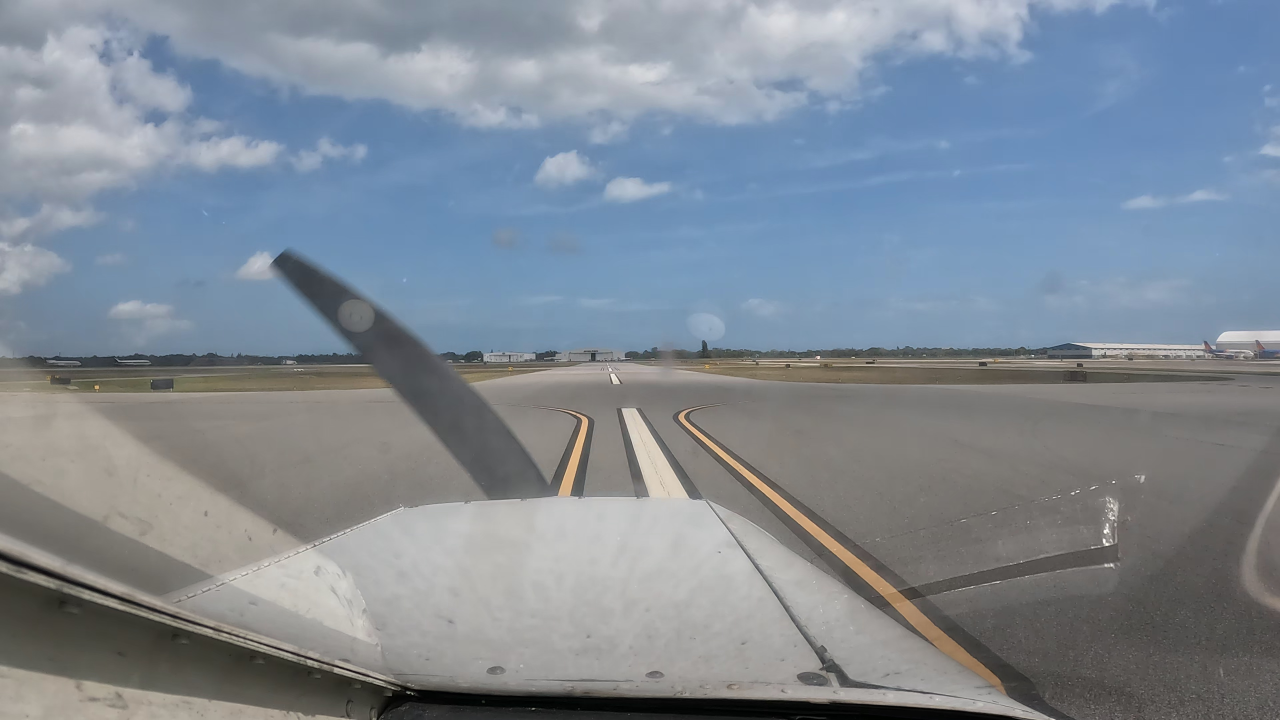
#> input picture data/Raw_Data/vidd_1/00005.jpg, 3840 x 2160 px (shown at 1/3 size); its folder holds only this picture in this run
$ python gmm_roi.py
#> lines starting #> are read from the running program, lines starting #| are printed output that depends on the picture; after the words box and inside, x2 and y2 are one past the last pixel; in counts of white or black regions, pixels touching at a corner belong together

from pathlib import Path
import json
import time

import cv2
import numpy as np
from sklearn.mixture import GaussianMixture


# ==========================================
# CONFIGURATION
# ==========================================

INPUT_ROOT = Path("data/Raw_Data")
OUTPUT_ROOT = Path("outputs/gmm")

VIDEOS = ["vidd_1", "vidd_2", "vidd_3"]

MAX_DIM = 960

N_COMPONENTS = 5
TRAIN_SAMPLES = 15000
RANDOM_STATE = 42

YELLOW_LOWER = np.array([10, 45, 70], dtype=np.uint8)
YELLOW_UPPER = np.array([45, 255, 255], dtype=np.uint8)

MIN_CLUSTER_YELLOW_SCORE = 0.02


# ==========================================
# IMAGE RESIZING
# ==========================================

def resize_image(image):
    height, width = image.shape[:2]

    scale = min(1.0, MAX_DIM / max(width, height))

    new_width = max(1, int(round(width * scale)))
    new_height = max(1, int(round(height * scale)))

    return cv2.resize(
        image,
        (new_width, new_height),
        interpolation=cv2.INTER_AREA
    )


# ==========================================
# GMM SEGMENTATION
# ==========================================

def create_gmm_mask(image):
    height, width = image.shape[:2]

    # Convert BGR image to LAB color space.
    lab = cv2.cvtColor(image, cv2.COLOR_BGR2LAB)

    # Normalized float64 values improve numerical stability.
    pixels = lab.reshape(-1, 3).astype(np.float64) / 255.0

    rng = np.random.default_rng(RANDOM_STATE)

    sample_count = min(TRAIN_SAMPLES, len(pixels))

    indices = rng.choice(
        len(pixels),
        size=sample_count,
        replace=False
    )

    training_pixels = pixels[indices]

    # Stable GMM configuration.
    gmm = GaussianMixture(
        n_components=N_COMPONENTS,
        covariance_type="diag",
        max_iter=100,
        reg_covar=1e-3,
        random_state=RANDOM_STATE,
        n_init=3,
        init_params="kmeans"
    )

    gmm.fit(training_pixels)

    # Predict labels in chunks to reduce peak RAM usage.
    labels = np.empty(len(pixels), dtype=np.uint8)

    chunk_size = 50000

    for start in range(0, len(pixels), chunk_size):
        end = min(start + chunk_size, len(pixels))

        labels[start:end] = gmm.predict(
            pixels[start:end]
        ).astype(np.uint8)

    labels = labels.reshape(height, width)

    # Create HSV-based yellow reference.
    hsv = cv2.cvtColor(image, cv2.COLOR_BGR2HSV)

    yellow_mask = cv2.inRange(
        hsv,
        YELLOW_LOWER,
        YELLOW_UPPER
    )

    # Exclude the upper 45% of the image.
    yellow_mask[:int(height * 0.45), :] = 0

    # Find the GMM cluster with the highest yellow proportion.
    best_cluster = None
    best_score = -1.0

    for cluster_id in range(N_COMPONENTS):
        cluster_pixels = labels == cluster_id

        total_pixels = int(np.count_nonzero(cluster_pixels))

        if total_pixels == 0:
            continue

        yellow_pixels = int(
            np.count_nonzero(
                cluster_pixels & (yellow_mask > 0)
            )
        )

        score = yellow_pixels / total_pixels

        if score > best_score:
            best_score = score
            best_cluster = cluster_id

    if (
        best_cluster is None
        or best_score < MIN_CLUSTER_YELLOW_SCORE
    ):
        raise RuntimeError(
            "No reliable yellow GMM cluster found. "
            f"Best yellow score: {best_score:.4f}"
        )

    # Retain pixels belonging to the selected cluster
    # that also satisfy the yellow reference threshold.
    final_mask = np.where(
        (labels == best_cluster) & (yellow_mask > 0),
        255,
        0
    ).astype(np.uint8)

    # Remove isolated noise.
    kernel = np.ones((3, 3), dtype=np.uint8)

    final_mask = cv2.morphologyEx(
        final_mask,
        cv2.MORPH_OPEN,
        kernel
    )

    print(
        f"  Best GMM cluster: {best_cluster}, "
        f"yellow score: {best_score:.4f}, "
        f"mask pixels: {cv2.countNonZero(final_mask)}"
    )

    return final_mask


# ==========================================
# CONVERT MASK TO TRAPEZOIDAL ROI
# ==========================================

def mask_to_roi(mask, original_width, original_height):
    height, width = mask.shape[:2]

    ys, xs = np.where(mask > 0)

    if len(xs) < 30:
        raise RuntimeError(
            "Not enough yellow pixels to estimate ROI."
        )

    # Robust bounds of detected pixels.
    x_min = float(np.percentile(xs, 5))
    x_max = float(np.percentile(xs, 95))

    y_min = float(np.percentile(ys, 5))
    y_max = float(np.percentile(ys, 95))

    # Expand ROI to include surrounding taxiway.
    x_margin = 0.12 * width
    y_margin = 0.20 * height

    left = max(0.0, x_min - x_margin)
    right = min(width - 1.0, x_max + x_margin)

    top = max(height * 0.45, y_min - y_margin)
    bottom = min(height - 1.0, y_max + y_margin)

    # Minimum ROI width and height.
    min_width = 0.08 * width
    min_height = 0.20 * height

    if right - left < min_width:
        center_x = (left + right) / 2.0

        left = max(0.0, center_x - min_width / 2.0)
        right = min(width - 1.0, center_x + min_width / 2.0)

    if bottom - top < min_height:
        center_y = (top + bottom) / 2.0

        top = max(
            height * 0.45,
            center_y - min_height / 2.0
        )

        bottom = min(
            height - 1.0,
            top + min_height
        )

        top = max(
            height * 0.45,
            bottom - min_height
        )

    if right <= left or bottom <= top:
        raise RuntimeError("Invalid ROI geometry.")

    # Make the top of the trapezoid narrower.
    top_inset = 0.15 * (right - left)

    roi = np.array(
        [
            [left, bottom],                # Bottom-left
            [left + top_inset, top],       # Top-left
            [right - top_inset, top],      # Top-right
            [right, bottom]               # Bottom-right
        ],
        dtype=np.float32
    )

    # Convert back to original image coordinates.
    roi[:, 0] *= original_width / width
    roi[:, 1] *= original_height / height

    return roi


# ==========================================
# SAVE ROI PREVIEW
# ==========================================

def save_preview(image, roi, output_path):
    preview = image.copy()

    polygon = np.round(roi).astype(np.int32)

    cv2.polylines(
        preview,
        [polygon],
        isClosed=True,
        color=(0, 0, 255),
        thickness=5
    )

    for index, point in enumerate(polygon):
        x, y = map(int, point)

        cv2.circle(
            preview,
            (x, y),
            10,
            (0, 255, 0),
            -1
        )

        cv2.putText(
            preview,
            str(index),
            (x + 10, y - 10),
            cv2.FONT_HERSHEY_SIMPLEX,
            1.0,
            (255, 255, 255),
            2
        )

    if not cv2.imwrite(str(output_path), preview):
        raise RuntimeError(
            f"Could not save preview: {output_path}"
        )


# ==========================================
# PROCESS FIRST FRAME
# ==========================================

def process_video(video):
    video_dir = INPUT_ROOT / video

    frames = sorted(video_dir.glob("*.jpg"))

    if not frames:
        raise FileNotFoundError(
            f"No JPG frames found in {video_dir}"
        )

    first_frame_path = frames[0]

    image = cv2.imread(str(first_frame_path))

    if image is None:
        raise RuntimeError(
            f"Cannot read image: {first_frame_path}"
        )

    original_height, original_width = image.shape[:2]

    print(f"\nProcessing: {video}")
    print(f"First frame: {first_frame_path.name}")
    print(
        f"Resolution: {original_width} x {original_height}"
    )

    start_time = time.perf_counter()

    resized = resize_image(image)

    mask = create_gmm_mask(resized)

    roi = mask_to_roi(
        mask,
        original_width,
        original_height
    )

    inference_seconds = time.perf_counter() - start_time

    roi_path = OUTPUT_ROOT / f"{video}_roi.txt"
    mask_path = OUTPUT_ROOT / f"{video}_mask.jpg"
    preview_path = OUTPUT_ROOT / f"{video}_preview.jpg"

    # Save ROI in the exact format required by
    # your existing run_saved_roi.py:
    # 4 rows, 2 columns: BL, TL, TR, BR.
    np.savetxt(
        roi_path,
        roi,
        fmt="%.2f"
    )

    if not cv2.imwrite(str(mask_path), mask):
        raise RuntimeError(
            f"Could not save mask: {mask_path}"
        )

    save_preview(
        image,
        roi,
        preview_path
    )

    print("ROI points [BL, TL, TR, BR]:")
    print(roi)

    print(
        f"GMM inference time: "
        f"{inference_seconds:.3f} seconds"
    )

    print(f"Saved ROI: {roi_path}")
    print(f"Saved mask: {mask_path}")
    print(f"Saved preview: {preview_path}")

    return {
        "video": video,
        "status": "success",
        "first_frame": first_frame_path.name,
        "image_width": original_width,
        "image_height": original_height,
        "inference_seconds": round(
            inference_seconds, 4
        ),
        "roi_points": roi.tolist()
    }


# ==========================================
# MAIN
# ==========================================

def main():
    OUTPUT_ROOT.mkdir(
        parents=True,
        exist_ok=True
    )

    results = []

    for video in VIDEOS:
        try:
            result = process_video(video)
#> in process_video, image is the input picture: shape (2160, 3840, 3); mean B, G, R 148.9, 137.9, 128.1
#| Resolution: 3840 x 2160
#> in resize_image, `return cv2.resize( image, (new_width, new_height), interpolation=cv2.I..`:
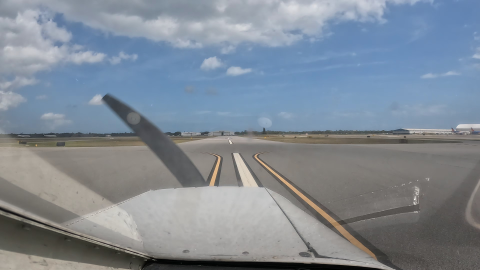
#> returned value: shape (540, 960, 3) (shown at 1/2 size); mean of channels 0, 1, 2 148.9, 137.9, 128.1; drawn as B, G, R
#> in create_gmm_mask, `sample_count = min(TRAIN_SAMPLES, len(pixels))`: sample_count = 15000
#> in create_gmm_mask, `indices = rng.choice( len(pixels), size=sample_count, replace=False )`: indices = 15000 values, max 518348 at index 14457, min 0 at index 9917, mean 257583.1
#> the loop in create_gmm_mask, `for start in range(0, len(pixels), chunk_size):` made 11 passes
#> (start, end) on passes 2 to 9: (50000, 100000), (100000, 150000), (150000, 200000), (200000, 250000), (250000, 300000), (300000, 350000), (350000, 400000), (400000, 450000)
#> in create_gmm_mask, `labels = labels.reshape(height, width)`:
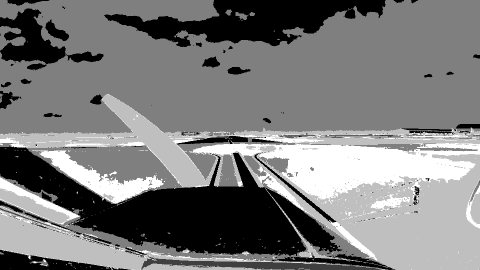
#> labels: shape (540, 960) (shown at 1/2 size); min 0, max 4, mean 1.93; drawn with min black and max white
#> in create_gmm_mask, `yellow_mask = cv2.inRange( hsv, YELLOW_LOWER, YELLOW_UPPER )`:
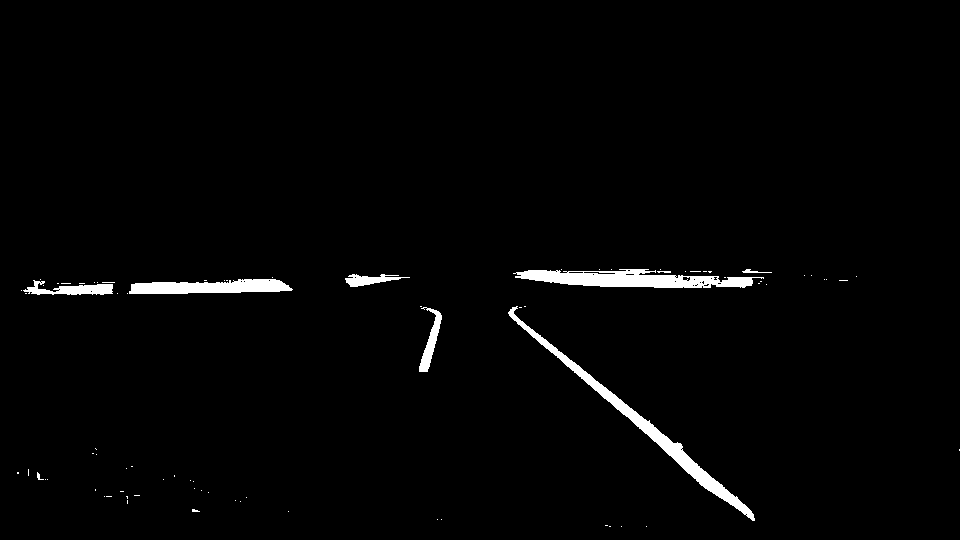
#> yellow_mask: shape (540, 960); 1.9% white; 81 white regions (72 under 20 px), largest, box (x1, y1, x2, y2) and area: (508, 306, 755, 521) 3018, (513, 269, 764, 288) 2875, (129, 279, 293, 294) 1814
#> the loop in create_gmm_mask, `for cluster_id in range(N_COMPONENTS):` made 5 passes
#> (total_pixels, yellow_pixels, score, best_score) on passes 1, 4, 5: (116436, 1725, 0.0148, 0.0148), (97613, 4654, 0.0477, 0.0477), (53219, 3234, 0.0608, 0.0608)
#> pass 1, in create_gmm_mask, `cluster_pixels = labels == cluster_id`:
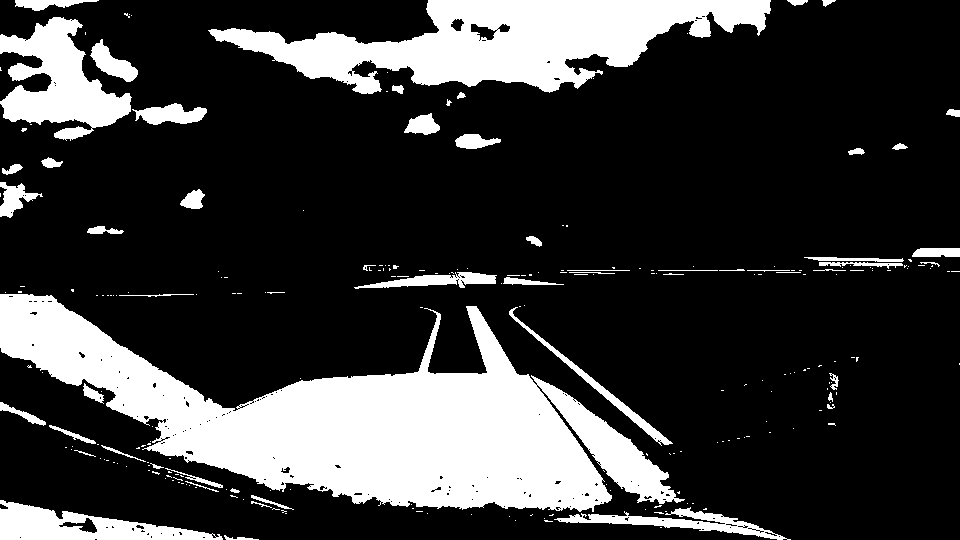
#> cluster_pixels: shape (540, 960) bool; 22.5% white; 248 white regions (191 under 20 px), largest, box (x1, y1, x2, y2) and area: (0, 294, 685, 512) 63365, (208, 0, 771, 94) 26536, (0, 17, 132, 141) 8179
#> pass 3, in create_gmm_mask, `cluster_pixels = labels == cluster_id`:
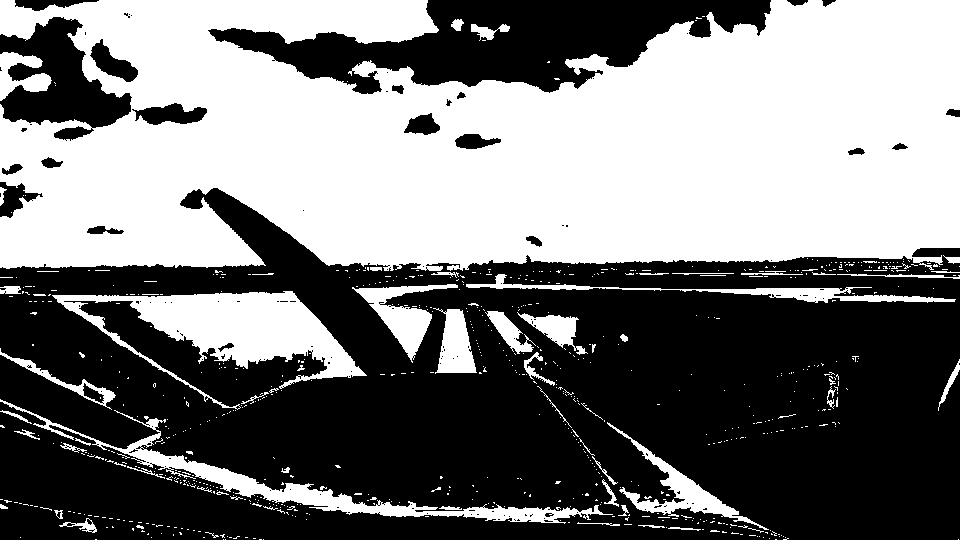
#> cluster_pixels: shape (540, 960) bool; 47.4% white; 745 white regions (679 under 20 px), largest, box (x1, y1, x2, y2) and area: (0, 0, 960, 271) 207129, (52, 291, 367, 410) 12639, (0, 399, 613, 524) 6766
#> after the loop in create_gmm_mask, `for cluster_id in range(N_COMPONENTS):`:
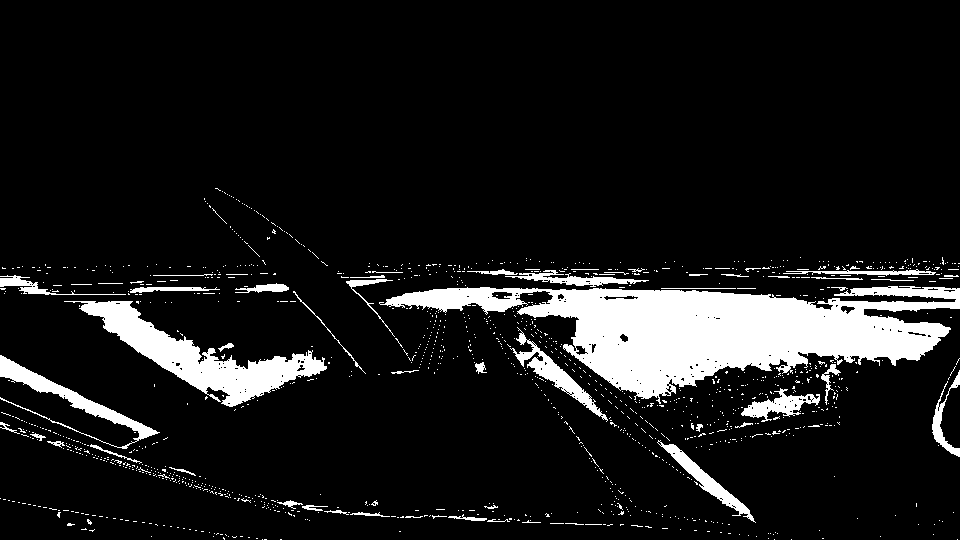
#> cluster_pixels: shape (540, 960) bool; 10.3% white; 1276 white regions (1219 under 20 px), largest, box (x1, y1, x2, y2) and area: (379, 286, 960, 404) 30661, (64, 301, 327, 407) 7645, (0, 355, 160, 449) 2332
#> after the loop in create_gmm_mask, `for cluster_id in range(N_COMPONENTS):`: best_cluster = 4; best_score = 0.0608
#> in create_gmm_mask, `final_mask = cv2.morphologyEx( final_mask, cv2.MORPH_OPEN, kernel )`:
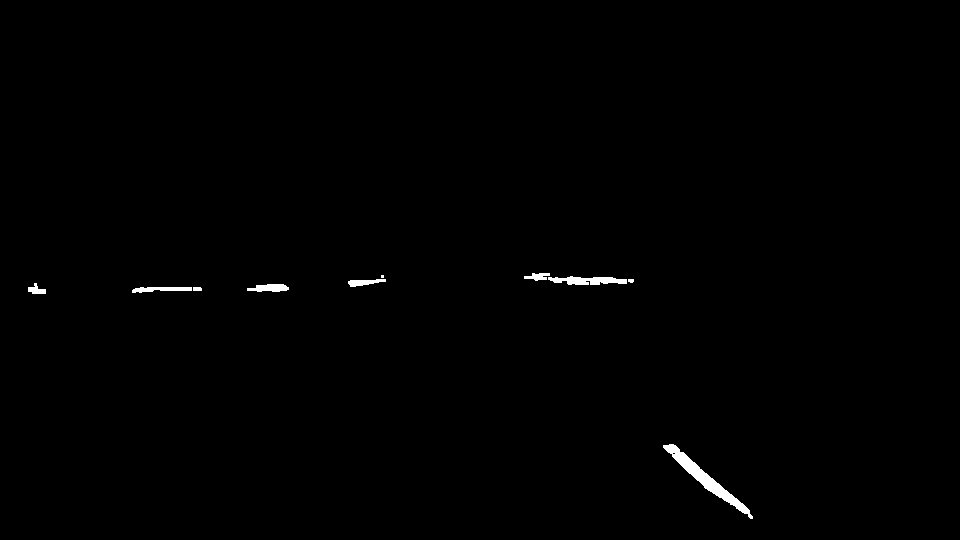
#> final_mask: shape (540, 960); 0.49% white; 10 white regions (1 under 20 px), largest, box (x1, y1, x2, y2) and area: (663, 444, 753, 519) 1092, (548, 276, 627, 285) 473, (247, 284, 289, 292) 248
#|   Best GMM cluster: 4, yellow score: 0.0608, mask pixels: 2550
#> in mask_to_roi, `ys, xs = np.where(mask > 0)`: ys = 2550 values from 273 to 518; xs = 2550 values, max 752 at index 2542, min 28 at index 904, mean 516.8
#> in mask_to_roi, `x_min = float(np.percentile(xs, 5))`: x_min = 135
#> in mask_to_roi, `x_max = float(np.percentile(xs, 95))`: x_max = 736
#> in mask_to_roi, `y_min = float(np.percentile(ys, 5))`: y_min = 277
#> in mask_to_roi, `y_max = float(np.percentile(ys, 95))`: y_max = 503
#> in mask_to_roi, `left = max(0.0, x_min - x_margin)`: left = 19.8
#> in mask_to_roi, `right = min(width - 1.0, x_max + x_margin)`: right = 851.2
#> in mask_to_roi, `top = max(height * 0.45, y_min - y_margin)`: top = 243
#> in mask_to_roi, `bottom = min(height - 1.0, y_max + y_margin)`: bottom = 539
#> in mask_to_roi, `top_inset = 0.15 * (right - left)`: top_inset = 124.7
#> in mask_to_roi, `roi = np.array( [ [left, bottom],`: roi = [[19.8, 539], [144.5, 243], [726.5, 243], [851.2, 539]]
#> in process_video, `roi = mask_to_roi( mask, original_width, original_height )`: roi = [[79.2, 2156], [578, 972], [2906, 972], [3404.8, 2156]]
#> in save_preview, `polygon = np.round(roi).astype(np.int32)`: polygon = [[79, 2156], [578, 972], [2906, 972], [3405, 2156]]
#> the loop in save_preview, `for index, point in enumerate(polygon):` made 4 passes
#| [[  79.2  2156.  ]
#|  [ 578.04  972.  ]
#|  [2905.96  972.  ]
#|  [3404.8  2156.  ]]
#> result = {'video': 'vidd_1', 'status': 'success', 'first_frame': '00005.jpg', 'image_width': 3840, 'image_height': 2160, 'inference_seconds': 1.12, 'roi_points': [[79.2, 2156], [578, 972], [2906, 972], [3404.8, 2156]]}

        except Exception as error:
            print(
                f"\nERROR processing {video}: {error}"
            )

            # Remove stale outputs from earlier runs.
            for suffix in (
                "_roi.txt",
                "_mask.jpg",
                "_preview.jpg"
            ):
                stale_file = OUTPUT_ROOT / f"{video}{suffix}"

                if stale_file.exists():
                    stale_file.unlink()

            result = {
                "video": video,
                "status": "failed",
                "error": str(error)
            }

        results.append(result)

    results_path = OUTPUT_ROOT / "results.json"

    with open(
        results_path,
        "w",
        encoding="utf-8"
    ) as f:
        json.dump(
            results,
            f,
            indent=2
        )

    print("\n================================")
    print("GMM ROI DETECTION COMPLETE")
    print("================================")

    for result in results:
        print(
            f"{result['video']} -> {result['status']}"
        )
#> this loop made 3 passes
#| vidd_1 -> success
#| vidd_2 -> success
#| vidd_3 -> failed

    print(f"\nResults saved: {results_path}")


if __name__ == "__main__":
    main()
